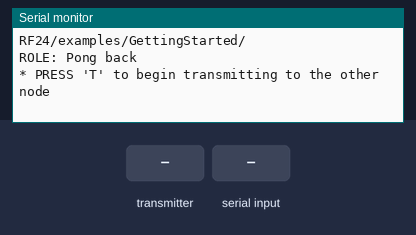
Bench run of a sketch on a simulated Arduino Uno, built with avr-gcc and run on an emulated ATmega328P. On the bench: the last lines printed to the serial monitor. The test bench sets the inputs (shaded band). No radio packets arrive unless stated.

Above: at 1.2 s.
1.3 s: the transmitter starts sending got_data = 0
At 1.37 s:
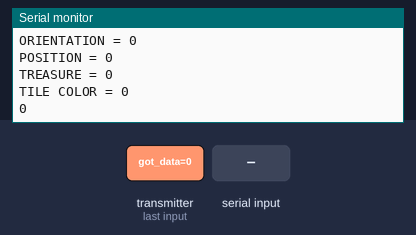
2.8 s: "T" received over Serial
At 3.6 s:
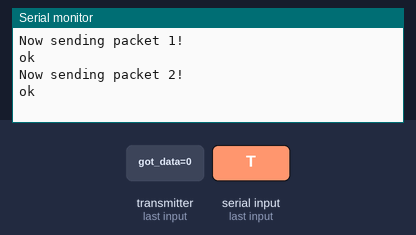
4.3 s: "R" received over Serial
At 4.93 s:
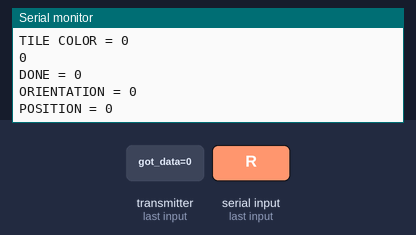
6.3 s: the transmitter starts sending got_data = 128
At 6.42 s:
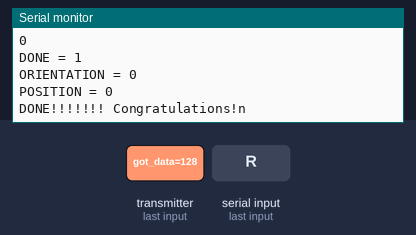

Measured:
- after the input at 1.3 s, the serial monitor: prints a new line at once (image 1)
- after the input at 2.8 s, the serial monitor: prints a new line at once (image 2)
- after the input at 4.3 s, the serial monitor: prints a new line after 0.51 s (image 3)
- after the input at 6.3 s, the serial monitor: prints a new line at once (image 4)

The sketch:

basestation17.ino
```cpp
// (licence header left out)
/**
   Example for Getting Started with nRF24L01+ radios.

   This is an example of how to use the RF24 class.  Write this sketch to two
   different nodes.  Put one of the nodes into 'transmit' mode by connecting
   with the serial monitor and sending a 'T'.  The ping node sends the current
   time to the pong node, which responds by sending the value back.  The ping
   node can then see how long the whole cycle took.
*/

#include <SPI.h>
#include "nRF24L01.h"
#include "RF24.h"
#include "printf.h"

//
// Hardware configuration
//

// Set up nRF24L01 radio on SPI bus plus pins 9 & 10

RF24 radio(9, 10);

int counter = 0;


//
// Topology
//

// Radio pipe addresses for the 2 nodes to communicate.
const uint64_t pipes[2] = { 0x000000003ALL, 0x000000003BLL };

//
// Role management
//
// Set up role.  This sketch uses the same software for all the nodes
// in this system.  Doing so greatly simplifies testing.
//

// The various roles supported by this sketch
typedef enum { role_ping_out = 1, role_pong_back } role_e;

// The debug-friendly names of those roles
const char* role_friendly_name[] = { "invalid", "Ping out", "Pong back"};

// The role of the current running sketch
role_e role = role_pong_back;

void setup(void)
{
  //
  // Print preamble
  //

  Serial.begin(57600);
  printf_begin();
  printf("\n\rRF24/examples/GettingStarted/\n\r");
  printf("ROLE: %s\n\r", role_friendly_name[role]);
  printf("* PRESS 'T' to begin transmitting to the other node\n\r");

  //
  // Setup and configure rf radio
  //

  radio.begin();

  // optionally, increase the delay between retries & # of retries
  radio.setRetries(15, 15);
  radio.setAutoAck(true);
  // set the channel
  radio.setChannel(0x50);
  // set the power
  // RF24_PA_MIN=-18dBm, RF24_PA_LOW=-12dBm, RF24_PA_MED=-6dBM, and RF24_PA_HIGH=0dBm.
  radio.setPALevel(RF24_PA_MIN);
  //RF24_250KBPS for 250kbs, RF24_1MBPS for 1Mbps, or RF24_2MBPS for 2Mbps
  radio.setDataRate(RF24_250KBPS);

  // optionally, reduce the payload size.  seems to
  // improve reliability
  //radio.setPayloadSize(8);

  //
  // Open pipes to other nodes for communication
  //

  // This simple sketch opens two pipes for these two nodes to communicate
  // back and forth.
  // Open 'our' pipe for writing
  // Open the 'other' pipe for reading, in position #1 (we can have up to 5 pipes open for reading)

  if ( role == role_ping_out )
  {
    radio.openWritingPipe(pipes[0]);
    radio.openReadingPipe(1, pipes[1]);
  }
  else
  {
    radio.openWritingPipe(pipes[1]);
    radio.openReadingPipe(1, pipes[0]);
  }

  //
  // Start listening
  //

  radio.startListening();

  //
  // Dump the configuration of the rf unit for debugging
  //

  radio.printDetails();
}

void loop(void)
{
  //
  // Ping out role.  Repeatedly send the current time
  //

  if (role == role_ping_out)
  {
    // First, stop listening so we can talk.
    radio.stopListening();


    // Define data.
    unsigned char packet1;
    unsigned char packet2;
    // pack bits as follows:

    // packet 1
    // indicator = 0 | direction (N/S/E/W) | long side of maze (y-coord)
    // 1 bit | 2 bits | 5 bits

    // packet 2
    // indicator = 1| presence of wall (L/F/W) | short side of maze (x-coord)
    // 1 bit | 3 bits | 4 bits

    // assigning chars??

    // example packet 1: ind = 0,
    unsigned char ind_1 = 0;
    unsigned char dir = 3;
    unsigned char pos_y = 2;

    unsigned char ind_2 = 1;
    unsigned char wall = 5;
    unsigned char pos_x = 1;

    // shift bits in order to pack bits, then or them together
    packet1 = ind_1 << 7 | dir << 5 | pos_y;
    packet2 = ind_2 << 7 | wall << 4 | pos_x;

    // Send maze in single payload
    printf("Now sending packet 1!\n");
    bool ok1 = radio.write(&packet1, sizeof(unsigned char) );


    if (ok1)
      printf("ok\n");
    else
      printf("failed.\n\r");

    // delay(1000); //wait before sending packet 2 (we can shorten this)

    printf("Now sending packet 2!\n");
    bool ok2 = radio.write(&packet2, sizeof(unsigned char) );

    if (ok2)
      printf("ok\n");
    else
      printf("failed.\n\r");

    delay(1000);

    // Now, continue listening
    radio.startListening();
  }


  //
  // Pong back role.  Receive each packet, dump it out, and send it back
  //

  // ------------------------------- BASE STATION: RECEIVING & UPDATING DATA  ------------------------------- //

  // pack bits as follows:
  // packet 20
  // indicator(DONE) = 0 | Orientation (N/S/E/W) | Position (0-19, start is always at 19)
  // 1 bit | 2 bits | 5 bits
  // packet 19-0
  // treasure(7Hz,12Hz,17Hz)| color | wall(W/E/S/N)
  // 2 bit | 2 bits | 4 bits

  // Define data.
  unsigned char ind_done = 0;
  unsigned char rob_orien = 0;
  unsigned char rob_pos = 19;
  unsigned char treas;
  unsigned char tile_clr;
  unsigned char wall;

  //array of packets
  unsigned char packet20;
  unsigned char packet19;
  unsigned char packet18;
  unsigned char packet17;
  unsigned char packet16;
  unsigned char packet15;
  unsigned char packet14;
  unsigned char packet13;
  unsigned char packet12;
  unsigned char packet11;
  unsigned char packet10;
  unsigned char packet9;
  unsigned char packet8;
  unsigned char packet7;
  unsigned char packet6;
  unsigned char packet5;
  unsigned char packet4;
  unsigned char packet3;
  unsigned char packet2;
  unsigned char packet1;
  unsigned char packet0;

  unsigned char mapPacks[21] = {packet0, packet1, packet2, packet3, packet4, packet5, packet6, packet7, packet8, packet9, packet10,
                                packet11, packet12, packet13, packet14, packet15, packet16, packet17, packet18, packet19, packet20
                               };

  //unsigned char packIndex;

  ///// Radio Receiving //////

  if ( role == role_pong_back )
  {
    // if there is data ready
    if ( radio.available() )
    {
      unsigned char got_data;
      radio.read(&got_data, sizeof(unsigned char) );

      //packet type 1: done/orientation/position
      if (counter % 2 == 0) {
        ind_done = (got_data & 128) >> 7;
        rob_orien = (got_data & 96) >> 5;
        rob_pos = got_data & 31;
        mapPacks[20] = got_data;
        printf("DONE = %d\nORIENTATION = %d\nPOSITION = %d\n\n", ind_done, rob_orien, rob_pos);   // print info
        //print done signal
        if (ind_done == 1) {
          printf("\nDONE!!!!!!! Congratulations!n\n");
        }
      }

      //packet type 2: treasure/color/walls
      else {
        mapPacks[rob_pos] = got_data;
        treas = (got_data & 192) >> 6;
        tile_clr = (got_data & 48) >> 4;
        wall = got_data & 15;
        // print info
        printf("TREASURE = %d\nTILE COLOR = %d\n", treas, tile_clr);
        Serial.print(wall, BIN);
        Serial.print("\n\n");
      }
      counter = counter + 1;


      // Delay just a little bit to let the other unit
      // make the transition to receiver
      delay(20);

    }
  }


  //
  // Change roles
  //

  if ( Serial.available() )
  {
    char c = toupper(Serial.read());
    if ( c == 'T' && role == role_pong_back )
    {
      printf("* CHANGING TO TRANSMIT ROLE -- PRESS 'R' TO SWITCH BACK\n\r");

      // Become the primary transmitter (ping out)
      role = role_ping_out;
      radio.openWritingPipe(pipes[0]);
      radio.openReadingPipe(1, pipes[1]);
    }
    else if ( c == 'R' && role == role_ping_out )
    {
      printf("* CHANGING TO RECEIVE ROLE -- PRESS 'T' TO SWITCH BACK\n\r");

      // Become the primary receiver (pong back)
      role = role_pong_back;
      radio.openWritingPipe(pipes[1]);
      radio.openReadingPipe(1, pipes[0]);
    }
  }
}
```

printf.h
```cpp
// (licence header left out)
/**
 * @file printf.h
 *
 * Setup necessary to direct stdout to the Arduino Serial library, which
 * enables 'printf'
 */

#ifndef __PRINTF_H__
#define __PRINTF_H__

#ifdef ARDUINO

int serial_putc( char c, FILE * )
{
  Serial.write( c );

  return c;
}

void printf_begin(void)
{
  fdevopen( &serial_putc, 0 );
}

#else
#error This example is only for use on Arduino.
#endif // ARDUINO

#endif // __PRINTF_H__
```
